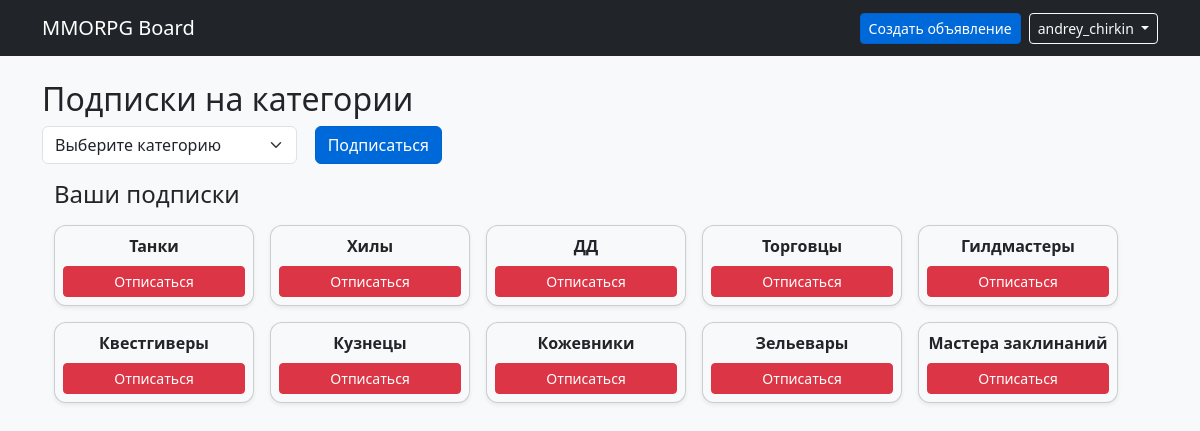
Page /subscriptions/ (signed in) on the committed database.
### board/models.py (models this page shows, shortened)
class Subscription(models.Model):
    user = models.ForeignKey(User, on_delete=models.CASCADE)
    category = models.ForeignKey(Category, on_delete=models.CASCADE)
    class Meta:
        unique_together = ('user', 'category')

class Category(models.Model):
    name = models.CharField(max_length=50, unique=True)

### board/views.py (the view)
# urls.py: path('subscriptions/', subscriptions, name='subscriptions'),
@login_required
def subscriptions(request):
    user_subscriptions = Subscription.objects.filter(user=request.user)
    categories = Category.objects.exclude(id__in=user_subscriptions.values_list('category_id', flat=True))
    if request.method == "POST":
        form = SubscriptionForm(request.POST)
        if form.is_valid():
            subscription = form.save(commit=False)
            subscription.user = request.user
            subscription.save()
            return redirect('subscriptions')
    else:
        form = SubscriptionForm()
    return render(request, 'board/subscriptions.html', {
        'form': form,
        'subscriptions': user_subscriptions,
        'categories': categories
    })

### board/forms.py
class SubscriptionForm(forms.ModelForm):
    category = forms.ModelChoiceField(queryset=Category.objects.all(), widget=forms.Select(attrs={'class': 'form-select'}))
    class Meta:
        model = Subscription
        fields = ['category']

### board/templates/board/subscriptions.html (shortened to what this page needs)
{% extends "base.html" %}
{% block content %}
<h2>Подписки на категории</h2>
<form method="post" class="mb-3 d-flex gap-2 align-items-center" style="max-width: 400px;">
    <select name="category" class="form-select">
        <option value="">Выберите категорию</option>
    </select>
    <button type="submit" class="btn btn-primary">Подписаться</button>
</form>
<div class="container">
    <h4 class="mb-3">Ваши подписки</h4>
    {% if subscriptions %}
        <div class="d-flex flex-wrap gap-3">
            {% for subscription in subscriptions %}
            <div class="card shadow-sm p-2 text-center subscription-card"
                 style="min-width: 150px; flex: 1 1 calc(20% - 10px); max-width: 200px;">
                <div class="fw-bold">{{ subscription.category.name }}</div>
                <form method="post" action="{% url 'unsubscribe' subscription.id %}">
                    <button type="submit" class="btn btn-danger btn-sm w-100 mt-2">
                        Отписаться
                    </button>
                </form>
            </div>
            {% endfor %}
        </div>
    {% else %}
        <p class="text-muted mt-3">У Вас нет подписок на категории</p>
    {% endif %}
</div>
{% endblock %}

### mmorpg_board/templates/base.html (shortened to what this page needs)
<!DOCTYPE html>
<html lang="ru">
<head>
    <link href="https://cdn.jsdelivr.net/npm/bootstrap@5.3.3/dist/css/bootstrap.min.css" rel="stylesheet">
    {% load static %}
    <link rel="stylesheet" href="{% static 'board/css/styles.css' %}">
</head>
<body class="bg-light">
    <nav class="navbar navbar-expand-lg navbar-dark bg-dark">
        <div class="container">
            <a class="navbar-brand" href="/">MMORPG Board</a>
            <div class="collapse navbar-collapse justify-content-end">
                <ul class="navbar-nav">
                    {% if user.is_authenticated %}
                        <li class="nav-item d-flex align-items-center">
                            <a href="{% url 'create_post' %}" class="btn btn-primary btn-sm me-2">Создать объявление</a>
                            <div class="dropdown">
                                <button class="btn btn-outline-light btn-sm dropdown-toggle" type="button" id="userDropdown" data-bs-toggle="dropdown" aria-expanded="false">
                                    {{ user.username }}
                                </button>
                            </div>
                        </li>
                    {% endif %}
                </ul>
            </div>
        </div>
    </nav>
    <div class="container mt-4">
        {% block content %}
        {% endblock %}
    </div>
</body>
</html>

### board/static/board/css/styles.css (style rules this page uses)
.card { background-color: #f8f9fa; border-radius: 12px; }
.btn-primary { background-color: #0069d9; border-color: #0062cc; }
form.d-flex.gap-2.mb-3.align-items-center { gap: 0.5rem; }
form.d-flex select { min-width: 150px; margin-right: 10px; }

### rows in the picture
Subscription: category.name "Танки"
Subscription: category.name "Хилы"
Subscription: category.name "ДД"
Subscription: category.name "Торговцы"
Subscription: category.name "Гилдмастеры"
Subscription: category.name "Квестгиверы"
Subscription: category.name "Кузнецы"
Subscription: category.name "Кожевники"
Subscription: category.name "Зельевары"
Subscription: category.name "Мастера заклинаний"

### other values in the picture
{{ user.username }} "andrey_chirkin"
